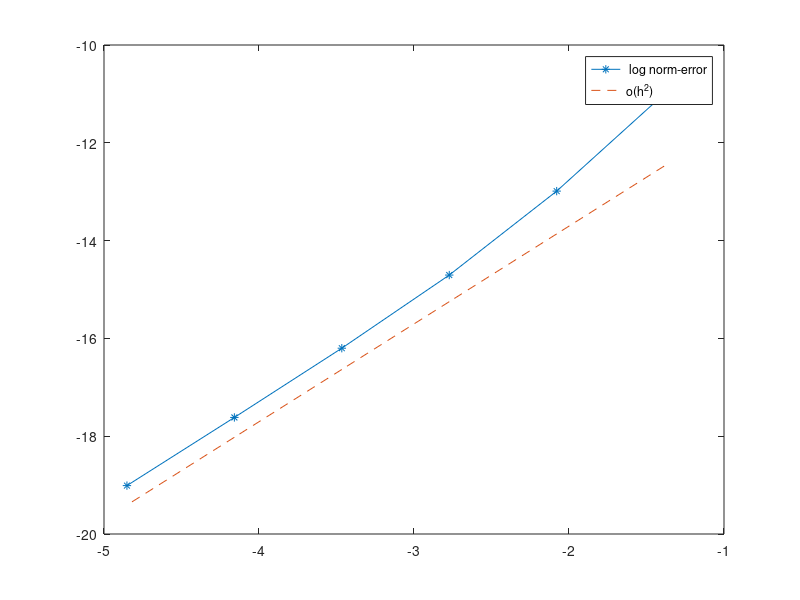

Recreate this plot in MATLAB.
clear All;
close All;
clc;
clear;
% Input Data
N=[4,8,16,32,64,128];
%N=[4 8];

x_L=1;
alpha=1;
a=@(t) (0);
b=@(t) (0);
g=@(x) sin(pi*x);
t_f=1;

%The analytical solution is
ua=@(x,t)(sin((pi).*x).*exp((-1).*((pi).^2).*t));

inf_error=zeros(1,length(N));
norm_error=zeros(1,length(N));
h=1./N;
for t=1:length(N)
    dx=h(t);
    dt=dx*dx;
    r=(alpha*dt)/(2*(dx^2));
    t1=0:dt:t_f;
    x1=0:dx:x_L;
    nx=length(x1)-1;
    nt=length(t1)-1;
    
    u_i=zeros;
    u_0=g(x1);
    MMl=diag(ones(1,nx-1)*(1+2*r),0)+diag(ones(1,nx-2)*(-r),-1)+diag(ones(1,nx-2)*(-r),1);
    MMr=diag(ones(1,nx-1)*(1-2*r),0)+diag(ones(1,nx-2)*(r),-1)+diag(ones(1,nx-2)*(r),1);
    % u(t,x) is deternuned sequentially
    %for backward method
    for it=1:nt+1
        uu=u_0(2:nx)';
        vv=(inv(MMl)*MMr)*uu;
        u_i=[a(x1(1)) vv' b(x1(nx+1))];
        u_0=u_i;
    end
    %calculate all error for each t_f=1
    calua=ua(x1,t1(it));
    error=abs(calua-u_i);
    %plot(x1,error);
    %error calculation
    %inf norm
    inf_error(t)=max(error);
    %L 2_norm
    err=0;
    for jt=1:length(error)
        err=err+(error(jt))^2;
    end
    err=(err*dx)^(1/2);
    norm_error(t)=err;
end

%EOC calculation 
EOC=zeros(1,length(N));
EOC(1)=0;
for it=1:length(N)-1
    EOC(it+1)=((log(inf_error(it)/inf_error(it+1)))/(log(h(it)/h(it+1))));
end

fprintf("   h   norm_inf_error    norm_2_error    EOC\n-----------------------------------------------------------------\n");
for it= 1:length(N)
    fprintf("%10d %10s %10s %10s\n",h(it),inf_error(it),norm_error(it),EOC(it));
end
plot(log(h),log(inf_error),'-*',log(h),2*log(h)+2*log(h(length(N))),'--');
legend(' log norm-error','o(h^2)')